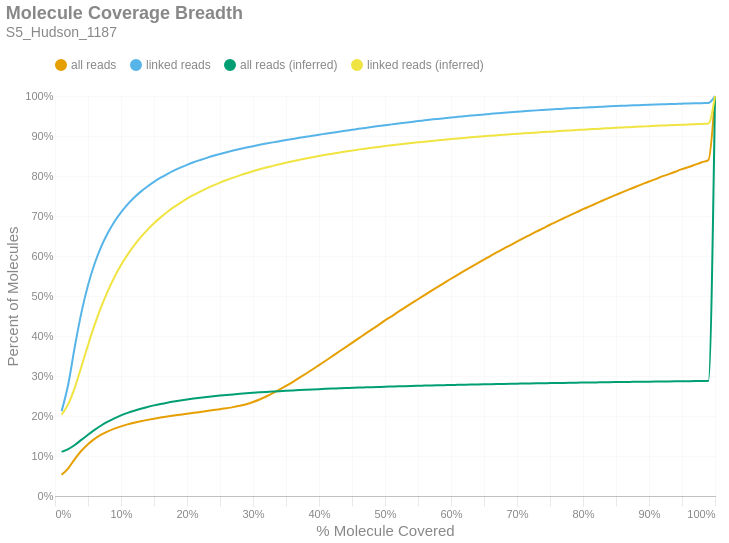

Notebook cell for this chart:
### Markdown cell above
### Molecule Read Coverage
This chart shows molecule coverage breadth as computed by the number of bases aligned to that molecule. In other words, "*how much of each unique long molecule is actually sequenced/aligned?*" Keep in mind there is a distinction between sequences and alignments, since some sequences belonging to a particular molecule may not align well and wouldn't appear in the alignment data. This chart also shows molecule coverage breadth as computed by the *inferred fragment* from which the aligned sequences originate. Unlike read coverage, this calculation takes into account the total insert size, including unsequenced gaps between the forward and reverse reads. Like the previous figures, these are cumulative percents.

### Code cell
if SKIPLR:
    print_html(f"Skipped")
else:
    binned_df = consolidated_hist(valids['coverage_bp'], mask, 0.01, True)
    binned_df_inf = consolidated_hist(valids['coverage_inserts'], mask, 0.01, True)
    binned_df = binned_df.with_columns(pl.lit(binned_df_inf['all reads (cumsum)']).alias('all reads (inferred)'))
    binned_df = binned_df.with_columns(pl.lit(binned_df_inf['linked reads (cumsum)']).alias('linked reads (inferred)'))
    binned_df = binned_df.with_columns(
        (pl.col('bin').cast(pl.Float64) + 0.01).alias('right_edge')
    )

    with SafeRender(binned_df):
        (
            density_plot(binned_df, 'Molecule Coverage Breadth', samplename, 'molcov', ['all reads (inferred)','linked reads (inferred)'])
            .encode(
                #x=alt.X('bin:Q', title="% Molecule Covered").axis(format = '%').scale(padding=0),
                x=alt.X('right_edge:Q', title="% Molecule Covered").axis(format='%').scale(padding=0),
                y=alt.Y('value:Q', title='Percent of Molecules')
                    .axis(format='%')
                    .stack(False)
                    .scale(domainMin=0, padding=0),
                color=alt.Color("key:N").scale(domain = ["all reads", "linked reads", "all reads (inferred)", "linked reads (inferred)"]),
                tooltip = [
                    alt.Tooltip("key:N", title = "Data Type"),
                    alt.Tooltip("range_label:N", title="% Molecule Covered"),
                    alt.Tooltip("value:Q", format = ".2%", title="% Molecules")
                ]
            )
        ).display()

### Figure 1 — Vega-Lite specification as saved in the notebook (floating-point values rounded to 4 significant figures)
{"width": "container", "height": 400, "config": {"title": {"anchor": "start", "dy": -15, "fontSize": 18, "color": "#888888", "subtitleColor": "#888888", "subtitleFontSize": 14}, "arc": {"fill": "#0072B2"}, "axis": {"domainColor": "#888888", "domainWidth": 0.5, "gridWidth": 0.2, "grid": false, "titleFontWeight": 400, "titleFontSize": 15, "labelFontSize": 11, "labelColor": "#888888", "tickColor": "#888888", "tickWidth": 0.2, "titleColor": "#888888"}, "axisBand": {"grid": false}, "axisX": {"grid": true, "tickSize": 10, "domainCap": "round"}, "axisY": {"domain": false, "grid": true, "tickSize": 0, "domainCap": "round"}, "background": "transparent", "header": {"labelFontSize": 15, "labelColor": "#888888", "titleFontSize": 15, "titleFontWeight": 600, "titleColor": "#888888"}, "legend": {"labelFont": "sans-serif", "labelFontSize": 12, "labelColor": "#888888", "symbolSize": 100, "symbolType": "circle", "titleFontSize": 12, "titlePadding": 10, "titleColor": "#888888", "title": null, "orient": "top"}, "range": {"category": ["#E69F00", "#56B4E9", "#009E73", "#F0E442", "#0072B2", "#D55E00", "#CC79A7", "#000000"], "diverging": ["#cfe8f3", "#a2d4ec", "#73bfe2", "#46abdb", "#1696d2", "#12719e"]}, "area": {"fill": "#0072B2", "fillOpacity": 0.7, "line": true, "strokeOpacity": 0.7}, "line": {"color": "#0072B2", "stroke": "#0072B2", "strokeWidth": 2}, "trail": {"color": "#0072B2", "stroke": "#0072B2", "strokeWidth": 0, "size": 1}, "point": {"filled": true, "fillOpacity": 1.0, "size": 95}, "text": {"color": "#888888", "fontSize": 11, "align": "right", "fontWeight": 400, "size": 11}, "bar": {"fill": "#0072B2", "stroke": null}, "view": {"stroke": null, "continuousWidth": 660, "continuousHeight": 400}}, "data": {"name": "data-d2f3564a2c80864af5925c66eac55967"}, "mark": {"type": "line", "interpolate": "monotone", "point": {"opacity": 0, "size": 275}}, "encoding": {"color": {"field": "key", "scale": {"domain": ["all reads", "linked reads", "all reads (inferred)", "linked reads (inferred)"]}, "type": "nominal"}, "tooltip": [{"field": "key", "title": "Data Type", "type": "nominal"}, {"field": "range_label", "title": "% Molecule Covered", "type": "nominal"}, {"field": "value", "format": ".2%", "title": "% Molecules", "type": "quantitative"}], "x": {"axis": {"format": "%"}, "field": "right_edge", "scale": {"padding": 0}, "title": "% Molecule Covered", "type": "quantitative"}, "y": {"axis": {"format": "%"}, "field": "value", "scale": {"domainMin": 0, "padding": 0}, "stack": false, "title": "Percent of Molecules", "type": "quantitative"}}, "params": [{"name": "param_c36ac31b6afebe62", "select": {"type": "point", "fields": ["key"]}, "bind": "legend"}], "title": {"text": "Molecule Coverage Breadth", "subtitle": "S5_Hudson_1187"}, "transform": [{"fold": ["all reads (cumsum)", "linked reads (cumsum)", "all reads (inferred)", "linked reads (inferred)"]}, {"calculate": "replace(datum.key, ' (cumsum)', '')", "as": "key"}, {"filter": {"param": "param_c36ac31b6afebe62"}}], "usermeta": {"embedOptions": {"downloadFileName": "S5_Hudson_1187.molcov"}}, "$schema": "https://vega.github.io/schema/vega-lite/v6.1.0.json", "datasets": {"data-d2f3564a2c80864af5925c66eac55967": [{"bin": "0.0", "interval": "0.0-0.01", "all reads": 0.05286, "linked reads": 0.2122, "all reads (cumsum)": 0.05286, "linked reads (cumsum)": 0.2122, "range_label": "0.0-0.01", "all reads (inferred)": 0.1104, "linked reads (inferred)": 0.203, "right_edge": 0.01}, {"bin": "0.01", "interval": "0.01-0.02", "all reads": 0.01647, "linked reads": 0.06651, "all reads (cumsum)": 0.06933, "linked reads (cumsum)": 0.2787, "range_label": "0.01-0.02", "all reads (inferred)": 0.1172, "linked reads (inferred)": 0.2297, "right_edge": 0.02}, {"bin": "0.02", "interval": "0.02-0.03", "all reads": 0.02297, "linked reads": 0.09432, "all reads (cumsum)": 0.0923, "linked reads (cumsum)": 0.373, "range_label": "0.02-0.03", "all reads (inferred)": 0.1275, "linked reads (inferred)": 0.2711, "right_edge": 0.03}, {"bin": "0.03", "interval": "0.03-0.04", "all reads": 0.02075, "linked reads": 0.08535, "all reads (cumsum)": 0.113, "linked reads (cumsum)": 0.4584, "range_label": "0.03-0.04", "all reads (inferred)": 0.1402, "linked reads (inferred)": 0.3233, "right_edge": 0.04}, {"bin": "0.04", "interval": "0.04-0.05", "all reads": 0.01659, "linked reads": 0.06833, "all reads (cumsum)": 0.1296, "linked reads (cumsum)": 0.5267, "range_label": "0.04-0.05", "all reads (inferred)": 0.1533, "linked reads (inferred)": 0.3771, "right_edge": 0.05}, {"bin": "0.05", "interval": "0.05-0.06", "all reads": 0.01311, "linked reads": 0.05385, "all reads (cumsum)": 0.1427, "linked reads (cumsum)": 0.5806, "range_label": "0.05-0.06", "all reads (inferred)": 0.1655, "linked reads (inferred)": 0.4277, "right_edge": 0.06}, {"bin": "0.06", "interval": "0.06-0.07", "all reads": 0.01041, "linked reads": 0.04271, "all reads (cumsum)": 0.1532, "linked reads (cumsum)": 0.6233, "range_label": "0.06-0.07", "all reads (inferred)": 0.1763, "linked reads (inferred)": 0.4727, "right_edge": 0.07}, {"bin": "0.07", "interval": "0.07-0.08", "all reads": 0.008328, "linked reads": 0.0342, "all reads (cumsum)": 0.1615, "linked reads (cumsum)": 0.6575, "range_label": "0.07-0.08", "all reads (inferred)": 0.1858, "linked reads (inferred)": 0.5124, "right_edge": 0.08}, {"bin": "0.08", "interval": "0.08-0.09", "all reads": 0.006923, "linked reads": 0.02828, "all reads (cumsum)": 0.1684, "linked reads (cumsum)": 0.6857, "range_label": "0.08-0.09", "all reads (inferred)": 0.1942, "linked reads (inferred)": 0.547, "right_edge": 0.09}, {"bin": "0.09", "interval": "0.09-0.1", "all reads": 0.005755, "linked reads": 0.02337, "all reads (cumsum)": 0.1742, "linked reads (cumsum)": 0.7091, "range_label": "0.09-0.1", "all reads (inferred)": 0.2014, "linked reads (inferred)": 0.5772, "right_edge": 0.1}, {"bin": "0.1", "interval": "0.1-0.11", "all reads": 0.004938, "linked reads": 0.01995, "all reads (cumsum)": 0.1791, "linked reads (cumsum)": 0.7291, "range_label": "0.1-0.11", "all reads (inferred)": 0.2077, "linked reads (inferred)": 0.6034, "right_edge": 0.11}, {"bin": "0.11", "interval": "0.11-0.12", "all reads": 0.004256, "linked reads": 0.01709, "all reads (cumsum)": 0.1834, "linked reads (cumsum)": 0.7462, "range_label": "0.11-0.12", "all reads (inferred)": 0.2133, "linked reads (inferred)": 0.6266, "right_edge": 0.12}, {"bin": "0.12", "interval": "0.12-0.13", "all reads": 0.003711, "linked reads": 0.01477, "all reads (cumsum)": 0.1871, "linked reads (cumsum)": 0.7609, "range_label": "0.12-0.13", "all reads (inferred)": 0.2182, "linked reads (inferred)": 0.647, "right_edge": 0.13}, {"bin": "0.13", "interval": "0.13-0.14", "all reads": 0.003285, "linked reads": 0.01297, "all reads (cumsum)": 0.1903, "linked reads (cumsum)": 0.7739, "range_label": "0.13-0.14", "all reads (inferred)": 0.2226, "linked reads (inferred)": 0.6653, "right_edge": 0.14}, {"bin": "0.14", "interval": "0.14-0.15", "all reads": 0.002971, "linked reads": 0.01157, "all reads (cumsum)": 0.1933, "linked reads (cumsum)": 0.7855, "range_label": "0.14-0.15", "all reads (inferred)": 0.2266, "linked reads (inferred)": 0.6818, "right_edge": 0.15}, {"bin": "0.15", "interval": "0.15-0.16", "all reads": 0.002709, "linked reads": 0.01029, "all reads (cumsum)": 0.196, "linked reads (cumsum)": 0.7958, "range_label": "0.15-0.16", "all reads (inferred)": 0.2301, "linked reads (inferred)": 0.6966, "right_edge": 0.16}, {"bin": "0.16", "interval": "0.16-0.17", "all reads": 0.002523, "linked reads": 0.0092, "all reads (cumsum)": 0.1985, "linked reads (cumsum)": 0.805, "range_label": "0.16-0.17", "all reads (inferred)": 0.2333, "linked reads (inferred)": 0.71, "right_edge": 0.17}, {"bin": "0.17", "interval": "0.17-0.18", "all reads": 0.002428, "linked reads": 0.008389, "all reads (cumsum)": 0.201, "linked reads (cumsum)": 0.8133, "range_label": "0.17-0.18", "all reads (inferred)": 0.2362, "linked reads (inferred)": 0.722, "right_edge": 0.18}, {"bin": "0.18", "interval": "0.18-0.19", "all reads": 0.002329, "linked reads": 0.007539, "all reads (cumsum)": 0.2033, "linked reads (cumsum)": 0.8209, "range_label": "0.18-0.19", "all reads (inferred)": 0.2389, "linked reads (inferred)": 0.733, "right_edge": 0.19}, {"bin": "0.19", "interval": "0.19-0.2", "all reads": 0.002295, "linked reads": 0.006899, "all reads (cumsum)": 0.2056, "linked reads (cumsum)": 0.8278, "range_label": "0.19-0.2", "all reads (inferred)": 0.2413, "linked reads (inferred)": 0.7432, "right_edge": 0.2}, {"bin": "0.2", "interval": "0.2-0.21", "all reads": 0.002292, "linked reads": 0.00645, "all reads (cumsum)": 0.2079, "linked reads (cumsum)": 0.8342, "range_label": "0.2-0.21", "all reads (inferred)": 0.2436, "linked reads (inferred)": 0.7526, "right_edge": 0.21}, {"bin": "0.21", "interval": "0.21-0.22", "all reads": 0.00222, "linked reads": 0.005691, "all reads (cumsum)": 0.2101, "linked reads (cumsum)": 0.8399, "range_label": "0.21-0.22", "all reads (inferred)": 0.2456, "linked reads (inferred)": 0.7611, "right_edge": 0.22}, {"bin": "0.22", "interval": "0.22-0.23", "all reads": 0.002289, "linked reads": 0.005438, "all reads (cumsum)": 0.2124, "linked reads (cumsum)": 0.8454, "range_label": "0.22-0.23", "all reads (inferred)": 0.2476, "linked reads (inferred)": 0.7691, "right_edge": 0.23}, {"bin": "0.23", "interval": "0.23-0.24", "all reads": 0.00231, "linked reads": 0.005061, "all reads (cumsum)": 0.2147, "linked reads (cumsum)": 0.8504, "range_label": "0.23-0.24", "all reads (inferred)": 0.2494, "linked reads (inferred)": 0.7765, "right_edge": 0.24}, {"bin": "0.24", "interval": "0.24-0.25", "all reads": 0.002399, "linked reads": 0.004758, "all reads (cumsum)": 0.2171, "linked reads (cumsum)": 0.8552, "range_label": "0.24-0.25", "all reads (inferred)": 0.251, "linked reads (inferred)": 0.7834, "right_edge": 0.25}, {"bin": "0.25", "interval": "0.25-0.26", "all reads": 0.002412, "linked reads": 0.004301, "all reads (cumsum)": 0.2195, "linked reads (cumsum)": 0.8595, "range_label": "0.25-0.26", "all reads (inferred)": 0.2526, "linked reads (inferred)": 0.7899, "right_edge": 0.26}, {"bin": "0.26", "interval": "0.26-0.27", "all reads": 0.002655, "linked reads": 0.004056, "all reads (cumsum)": 0.2222, "linked reads (cumsum)": 0.8635, "range_label": "0.26-0.27", "all reads (inferred)": 0.254, "linked reads (inferred)": 0.7959, "right_edge": 0.27}, {"bin": "0.27", "interval": "0.27-0.28", "all reads": 0.003199, "linked reads": 0.00385, "all reads (cumsum)": 0.2254, "linked reads (cumsum)": 0.8674, "range_label": "0.27-0.28", "all reads (inferred)": 0.2554, "linked reads (inferred)": 0.8015, "right_edge": 0.28}, {"bin": "0.28", "interval": "0.28-0.29", "all reads": 0.004161, "linked reads": 0.003639, "all reads (cumsum)": 0.2295, "linked reads (cumsum)": 0.871, "range_label": "0.28-0.29", "all reads (inferred)": 0.2567, "linked reads (inferred)": 0.8069, "right_edge": 0.29}, {"bin": "0.29", "interval": "0.29-0.3", "all reads": 0.005378, "linked reads": 0.00352, "all reads (cumsum)": 0.2349, "linked reads (cumsum)": 0.8746, "range_label": "0.29-0.3", "all reads (inferred)": 0.2579, "linked reads (inferred)": 0.8119, "right_edge": 0.3}, {"bin": "0.3", "interval": "0.3-0.31", "all reads": 0.006451, "linked reads": 0.003317, "all reads (cumsum)": 0.2414, "linked reads (cumsum)": 0.8779, "range_label": "0.3-0.31", "all reads (inferred)": 0.2591, "linked reads (inferred)": 0.8167, "right_edge": 0.31}, {"bin": "0.31", "interval": "0.31-0.32", "all reads": 0.007392, "linked reads": 0.003192, "all reads (cumsum)": 0.2488, "linked reads (cumsum)": 0.8811, "range_label": "0.31-0.32", "all reads (inferred)": 0.2602, "linked reads (inferred)": 0.8212, "right_edge": 0.32}, {"bin": "0.32", "interval": "0.32-0.33", "all reads": 0.008226, "linked reads": 0.003006, "all reads (cumsum)": 0.257, "linked reads (cumsum)": 0.8841, "range_label": "0.32-0.33", "all reads (inferred)": 0.2612, "linked reads (inferred)": 0.8253, "right_edge": 0.33}, {"bin": "0.33", "interval": "0.33-0.34", "all reads": 0.008713, "linked reads": 0.002884, "all reads (cumsum)": 0.2657, "linked reads (cumsum)": 0.887, "range_label": "0.33-0.34", "all reads (inferred)": 0.2622, "linked reads (inferred)": 0.8294, "right_edge": 0.34}, {"bin": "0.34", "interval": "0.34-0.35", "all reads": 0.009334, "linked reads": 0.002906, "all reads (cumsum)": 0.275, "linked reads (cumsum)": 0.8899, "range_label": "0.34-0.35", "all reads (inferred)": 0.2631, "linked reads (inferred)": 0.8332, "right_edge": 0.35}, {"bin": "0.35", "interval": "0.35-0.36", "all reads": 0.009833, "linked reads": 0.002771, "all reads (cumsum)": 0.2849, "linked reads (cumsum)": 0.8926, "range_label": "0.35-0.36", "all reads (inferred)": 0.264, "linked reads (inferred)": 0.8369, "right_edge": 0.36}, {"bin": "0.36", "interval": "0.36-0.37", "all reads": 0.01022, "linked reads": 0.002743, "all reads (cumsum)": 0.2951, "linked reads (cumsum)": 0.8954, "range_label": "0.36-0.37", "all reads (inferred)": 0.2648, "linked reads (inferred)": 0.8403, "right_edge": 0.37}, {"bin": "0.37", "interval": "0.37-0.38", "all reads": 0.0105, "linked reads": 0.002593, "all reads (cumsum)": 0.3056, "linked reads (cumsum)": 0.898, "range_label": "0.37-0.38", "all reads (inferred)": 0.2656, "linked reads (inferred)": 0.8437, "right_edge": 0.38}, {"bin": "0.38", "interval": "0.38-0.39", "all reads": 0.01069, "linked reads": 0.002639, "all reads (cumsum)": 0.3163, "linked reads (cumsum)": 0.9006, "range_label": "0.38-0.39", "all reads (inferred)": 0.2664, "linked reads (inferred)": 0.8469, "right_edge": 0.39}, {"bin": "0.39", "interval": "0.39-0.4", "all reads": 0.01099, "linked reads": 0.002631, "all reads (cumsum)": 0.3273, "linked reads (cumsum)": 0.9032, "range_label": "0.39-0.4", "all reads (inferred)": 0.2672, "linked reads (inferred)": 0.85, "right_edge": 0.4}, {"bin": "0.4", "interval": "0.4-0.41", "all reads": 0.01086, "linked reads": 0.0025, "all reads (cumsum)": 0.3381, "linked reads (cumsum)": 0.9057, "range_label": "0.4-0.41", "all reads (inferred)": 0.2679, "linked reads (inferred)": 0.8529, "right_edge": 0.41}, {"bin": "0.41", "interval": "0.41-0.42", "all reads": 0.01119, "linked reads": 0.002549, "all reads (cumsum)": 0.3493, "linked reads (cumsum)": 0.9083, "range_label": "0.41-0.42", "all reads (inferred)": 0.2686, "linked reads (inferred)": 0.8557, "right_edge": 0.42}, {"bin": "0.42", "interval": "0.42-0.43", "all reads": 0.01124, "linked reads": 0.00239, "all reads (cumsum)": 0.3605, "linked reads (cumsum)": 0.9107, "range_label": "0.42-0.43", "all reads (inferred)": 0.2692, "linked reads (inferred)": 0.8584, "right_edge": 0.43}, {"bin": "0.43", "interval": "0.43-0.44", "all reads": 0.01111, "linked reads": 0.002471, "all reads (cumsum)": 0.3717, "linked reads (cumsum)": 0.9131, "range_label": "0.43-0.44", "all reads (inferred)": 0.2698, "linked reads (inferred)": 0.861, "right_edge": 0.44}, {"bin": "0.44", "interval": "0.44-0.45", "all reads": 0.01133, "linked reads": 0.00238, "all reads (cumsum)": 0.383, "linked reads (cumsum)": 0.9155, "range_label": "0.44-0.45", "all reads (inferred)": 0.2704, "linked reads (inferred)": 0.8635, "right_edge": 0.45}, {"bin": "0.45", "interval": "0.45-0.46", "all reads": 0.01121, "linked reads": 0.002414, "all reads (cumsum)": 0.3942, "linked reads (cumsum)": 0.9179, "range_label": "0.45-0.46", "all reads (inferred)": 0.271, "linked reads (inferred)": 0.8659, "right_edge": 0.46}, {"bin": "0.46", "interval": "0.46-0.47", "all reads": 0.0111, "linked reads": 0.002313, "all reads (cumsum)": 0.4053, "linked reads (cumsum)": 0.9203, "range_label": "0.46-0.47", "all reads (inferred)": 0.2716, "linked reads (inferred)": 0.8682, "right_edge": 0.47}, {"bin": "0.47", "interval": "0.47-0.48", "all reads": 0.01118, "linked reads": 0.00225, "all reads (cumsum)": 0.4165, "linked reads (cumsum)": 0.9225, "range_label": "0.47-0.48", "all reads (inferred)": 0.2722, "linked reads (inferred)": 0.8705, "right_edge": 0.48}, {"bin": "0.48", "interval": "0.48-0.49", "all reads": 0.01066, "linked reads": 0.002225, "all reads (cumsum)": 0.4271, "linked reads (cumsum)": 0.9247, "range_label": "0.48-0.49", "all reads (inferred)": 0.2727, "linked reads (inferred)": 0.8726, "right_edge": 0.49}, {"bin": "0.49", "interval": "0.49-0.5", "all reads": 0.01189, "linked reads": 0.002271, "all reads (cumsum)": 0.439, "linked reads (cumsum)": 0.927, "range_label": "0.49-0.5", "all reads (inferred)": 0.2732, "linked reads (inferred)": 0.8747, "right_edge": 0.5}, {"bin": "0.5", "interval": "0.5-0.51", "all reads": 0.01002, "linked reads": 0.00207, "all reads (cumsum)": 0.449, "linked reads (cumsum)": 0.9291, "range_label": "0.5-0.51", "all reads (inferred)": 0.2737, "linked reads (inferred)": 0.8767, "right_edge": 0.51}, {"bin": "0.51", "interval": "0.51-0.52", "all reads": 0.0112, "linked reads": 0.002091, "all reads (cumsum)": 0.4602, "linked reads (cumsum)": 0.9312, "range_label": "0.51-0.52", "all reads (inferred)": 0.2742, "linked reads (inferred)": 0.8787, "right_edge": 0.52}, {"bin": "0.52", "interval": "0.52-0.53", "all reads": 0.01058, "linked reads": 0.002057, "all reads (cumsum)": 0.4708, "linked reads (cumsum)": 0.9332, "range_label": "0.52-0.53", "all reads (inferred)": 0.2747, "linked reads (inferred)": 0.8806, "right_edge": 0.53}, {"bin": "0.53", "interval": "0.53-0.54", "all reads": 0.01065, "linked reads": 0.002061, "all reads (cumsum)": 0.4815, "linked reads (cumsum)": 0.9353, "range_label": "0.53-0.54", "all reads (inferred)": 0.2751, "linked reads (inferred)": 0.8825, "right_edge": 0.54}, {"bin": "0.54", "interval": "0.54-0.55", "all reads": 0.01039, "linked reads": 0.001959, "all reads (cumsum)": 0.4919, "linked reads (cumsum)": 0.9372, "range_label": "0.54-0.55", "all reads (inferred)": 0.2755, "linked reads (inferred)": 0.8842, "right_edge": 0.55}, {"bin": "0.55", "interval": "0.55-0.56", "all reads": 0.01055, "linked reads": 0.001866, "all reads (cumsum)": 0.5024, "linked reads (cumsum)": 0.9391, "range_label": "0.55-0.56", "all reads (inferred)": 0.276, "linked reads (inferred)": 0.8859, "right_edge": 0.56}, {"bin": "0.56", "interval": "0.56-0.57", "all reads": 0.01038, "linked reads": 0.00188, "all reads (cumsum)": 0.5128, "linked reads (cumsum)": 0.941, "range_label": "0.56-0.57", "all reads (inferred)": 0.2764, "linked reads (inferred)": 0.8876, "right_edge": 0.57}, {"bin": "0.57", "interval": "0.57-0.58", "all reads": 0.01006, "linked reads": 0.001763, "all reads (cumsum)": 0.5228, "linked reads (cumsum)": 0.9427, "range_label": "0.57-0.58", "all reads (inferred)": 0.2768, "linked reads (inferred)": 0.8892, "right_edge": 0.58}, {"bin": "0.58", "interval": "0.58-0.59", "all reads": 0.01012, "linked reads": 0.001742, "all reads (cumsum)": 0.533, "linked reads (cumsum)": 0.9445, "range_label": "0.58-0.59", "all reads (inferred)": 0.2772, "linked reads (inferred)": 0.8907, "right_edge": 0.59}, {"bin": "0.59", "interval": "0.59-0.6", "all reads": 0.01015, "linked reads": 0.001732, "all reads (cumsum)": 0.5431, "linked reads (cumsum)": 0.9462, "range_label": "0.59-0.6", "all reads (inferred)": 0.2775, "linked reads (inferred)": 0.8923, "right_edge": 0.6}, {"bin": "0.6", "interval": "0.6-0.61", "all reads": 0.009584, "linked reads": 0.001622, "all reads (cumsum)": 0.5527, "linked reads (cumsum)": 0.9478, "range_label": "0.6-0.61", "all reads (inferred)": 0.2779, "linked reads (inferred)": 0.8938, "right_edge": 0.61}, {"bin": "0.61", "interval": "0.61-0.62", "all reads": 0.009885, "linked reads": 0.001577, "all reads (cumsum)": 0.5626, "linked reads (cumsum)": 0.9494, "range_label": "0.61-0.62", "all reads (inferred)": 0.2783, "linked reads (inferred)": 0.8952, "right_edge": 0.62}, {"bin": "0.62", "interval": "0.62-0.63", "all reads": 0.009557, "linked reads": 0.001575, "all reads (cumsum)": 0.5721, "linked reads (cumsum)": 0.951, "range_label": "0.62-0.63", "all reads (inferred)": 0.2786, "linked reads (inferred)": 0.8966, "right_edge": 0.63}, {"bin": "0.63", "interval": "0.63-0.64", "all reads": 0.009551, "linked reads": 0.001477, "all reads (cumsum)": 0.5817, "linked reads (cumsum)": 0.9525, "range_label": "0.63-0.64", "all reads (inferred)": 0.279, "linked reads (inferred)": 0.898, "right_edge": 0.64}, {"bin": "0.64", "interval": "0.64-0.65", "all reads": 0.009271, "linked reads": 0.001461, "all reads (cumsum)": 0.591, "linked reads (cumsum)": 0.9539, "range_label": "0.64-0.65", "all reads (inferred)": 0.2793, "linked reads (inferred)": 0.8993, "right_edge": 0.65}, {"bin": "0.65", "interval": "0.65-0.66", "all reads": 0.009527, "linked reads": 0.001391, "all reads (cumsum)": 0.6005, "linked reads (cumsum)": 0.9553, "range_label": "0.65-0.66", "all reads (inferred)": 0.2796, "linked reads (inferred)": 0.9006, "right_edge": 0.66}, {"bin": "0.66", "interval": "0.66-0.67", "all reads": 0.008922, "linked reads": 0.001363, "all reads (cumsum)": 0.6094, "linked reads (cumsum)": 0.9567, "range_label": "0.66-0.67", "all reads (inferred)": 0.28, "linked reads (inferred)": 0.9019, "right_edge": 0.67}, {"bin": "0.67", "interval": "0.67-0.68", "all reads": 0.009095, "linked reads": 0.001348, "all reads (cumsum)": 0.6185, "linked reads (cumsum)": 0.958, "range_label": "0.67-0.68", "all reads (inferred)": 0.2803, "linked reads (inferred)": 0.9031, "right_edge": 0.68}, {"bin": "0.68", "interval": "0.68-0.69", "all reads": 0.008692, "linked reads": 0.00131, "all reads (cumsum)": 0.6272, "linked reads (cumsum)": 0.9593, "range_label": "0.68-0.69", "all reads (inferred)": 0.2806, "linked reads (inferred)": 0.9043, "right_edge": 0.69}, {"bin": "0.69", "interval": "0.69-0.7", "all reads": 0.008903, "linked reads": 0.001243, "all reads (cumsum)": 0.6361, "linked reads (cumsum)": 0.9606, "range_label": "0.69-0.7", "all reads (inferred)": 0.2809, "linked reads (inferred)": 0.9055, "right_edge": 0.7}, {"bin": "0.7", "interval": "0.7-0.71", "all reads": 0.008507, "linked reads": 0.001167, "all reads (cumsum)": 0.6446, "linked reads (cumsum)": 0.9618, "range_label": "0.7-0.71", "all reads (inferred)": 0.2812, "linked reads (inferred)": 0.9066, "right_edge": 0.71}, {"bin": "0.71", "interval": "0.71-0.72", "all reads": 0.008407, "linked reads": 0.001174, "all reads (cumsum)": 0.653, "linked reads (cumsum)": 0.9629, "range_label": "0.71-0.72", "all reads (inferred)": 0.2815, "linked reads (inferred)": 0.9077, "right_edge": 0.72}, {"bin": "0.72", "interval": "0.72-0.73", "all reads": 0.008504, "linked reads": 0.001133, "all reads (cumsum)": 0.6615, "linked reads (cumsum)": 0.9641, "range_label": "0.72-0.73", "all reads (inferred)": 0.2817, "linked reads (inferred)": 0.9088, "right_edge": 0.73}, {"bin": "0.73", "interval": "0.73-0.74", "all reads": 0.008148, "linked reads": 0.001078, "all reads (cumsum)": 0.6697, "linked reads (cumsum)": 0.9651, "range_label": "0.73-0.74", "all reads (inferred)": 0.282, "linked reads (inferred)": 0.9099, "right_edge": 0.74}, {"bin": "0.74", "interval": "0.74-0.75", "all reads": 0.008507, "linked reads": 0.001084, "all reads (cumsum)": 0.6782, "linked reads (cumsum)": 0.9662, "range_label": "0.74-0.75", "all reads (inferred)": 0.2823, "linked reads (inferred)": 0.9109, "right_edge": 0.75}, {"bin": "0.75", "interval": "0.75-0.76", "all reads": 0.007742, "linked reads": 0.0009776, "all reads (cumsum)": 0.6859, "linked reads (cumsum)": 0.9672, "range_label": "0.75-0.76", "all reads (inferred)": 0.2825, "linked reads (inferred)": 0.9119, "right_edge": 0.76}, {"bin": "0.76", "interval": "0.76-0.77", "all reads": 0.00788, "linked reads": 0.0009816, "all reads (cumsum)": 0.6938, "linked reads (cumsum)": 0.9682, "range_label": "0.76-0.77", "all reads (inferred)": 0.2828, "linked reads (inferred)": 0.913, "right_edge": 0.77}, {"bin": "0.77", "interval": "0.77-0.78", "all reads": 0.007799, "linked reads": 0.0009746, "all reads (cumsum)": 0.7016, "linked reads (cumsum)": 0.9692, "range_label": "0.77-0.78", "all reads (inferred)": 0.2831, "linked reads (inferred)": 0.914, "right_edge": 0.78}, {"bin": "0.78", "interval": "0.78-0.79", "all reads": 0.00755, "linked reads": 0.0009096, "all reads (cumsum)": 0.7091, "linked reads (cumsum)": 0.9701, "range_label": "0.78-0.79", "all reads (inferred)": 0.2833, "linked reads (inferred)": 0.9149, "right_edge": 0.79}, {"bin": "0.79", "interval": "0.79-0.8", "all reads": 0.007863, "linked reads": 0.0008726, "all reads (cumsum)": 0.717, "linked reads (cumsum)": 0.9709, "range_label": "0.79-0.8", "all reads (inferred)": 0.2836, "linked reads (inferred)": 0.9159, "right_edge": 0.8}, {"bin": "0.8", "interval": "0.8-0.81", "all reads": 0.007092, "linked reads": 0.0007912, "all reads (cumsum)": 0.7241, "linked reads (cumsum)": 0.9717, "range_label": "0.8-0.81", "all reads (inferred)": 0.2838, "linked reads (inferred)": 0.9168, "right_edge": 0.81}, {"bin": "0.81", "interval": "0.81-0.82", "all reads": 0.007264, "linked reads": 0.0008371, "all reads (cumsum)": 0.7314, "linked reads (cumsum)": 0.9726, "range_label": "0.81-0.82", "all reads (inferred)": 0.2841, "linked reads (inferred)": 0.9177, "right_edge": 0.82}, {"bin": "0.82", "interval": "0.82-0.83", "all reads": 0.007318, "linked reads": 0.0008001, "all reads (cumsum)": 0.7387, "linked reads (cumsum)": 0.9734, "range_label": "0.82-0.83", "all reads (inferred)": 0.2843, "linked reads (inferred)": 0.9186, "right_edge": 0.83}, {"bin": "0.83", "interval": "0.83-0.84", "all reads": 0.00719, "linked reads": 0.0007702, "all reads (cumsum)": 0.7459, "linked reads (cumsum)": 0.9741, "range_label": "0.83-0.84", "all reads (inferred)": 0.2845, "linked reads (inferred)": 0.9195, "right_edge": 0.84}, {"bin": "0.84", "interval": "0.84-0.85", "all reads": 0.00686, "linked reads": 0.0007282, "all reads (cumsum)": 0.7527, "linked reads (cumsum)": 0.9749, "range_label": "0.84-0.85", "all reads (inferred)": 0.2848, "linked reads (inferred)": 0.9205, "right_edge": 0.85}, {"bin": "0.85", "interval": "0.85-0.86", "all reads": 0.006903, "linked reads": 0.0006967, "all reads (cumsum)": 0.7596, "linked reads (cumsum)": 0.9756, "range_label": "0.85-0.86", "all reads (inferred)": 0.285, "linked reads (inferred)": 0.9213, "right_edge": 0.86}, {"bin": "0.86", "interval": "0.86-0.87", "all reads": 0.006749, "linked reads": 0.0007007, "all reads (cumsum)": 0.7664, "linked reads (cumsum)": 0.9763, "range_label": "0.86-0.87", "all reads (inferred)": 0.2852, "linked reads (inferred)": 0.9222, "right_edge": 0.87}, {"bin": "0.87", "interval": "0.87-0.88", "all reads": 0.006764, "linked reads": 0.0006372, "all reads (cumsum)": 0.7731, "linked reads (cumsum)": 0.9769, "range_label": "0.87-0.88", "all reads (inferred)": 0.2855, "linked reads (inferred)": 0.923, "right_edge": 0.88}, {"bin": "0.88", "interval": "0.88-0.89", "all reads": 0.006516, "linked reads": 0.0006432, "all reads (cumsum)": 0.7797, "linked reads (cumsum)": 0.9775, "range_label": "0.88-0.89", "all reads (inferred)": 0.2857, "linked reads (inferred)": 0.9238, "right_edge": 0.89}, {"bin": "0.89", "interval": "0.89-0.9", "all reads": 0.006579, "linked reads": 0.0006027, "all reads (cumsum)": 0.7862, "linked reads (cumsum)": 0.9781, "range_label": "0.89-0.9", "all reads (inferred)": 0.2859, "linked reads (inferred)": 0.9246, "right_edge": 0.9}, {"bin": "0.9", "interval": "0.9-0.91", "all reads": 0.006013, "linked reads": 0.0005707, "all reads (cumsum)": 0.7923, "linked reads (cumsum)": 0.9787, "range_label": "0.9-0.91", "all reads (inferred)": 0.2861, "linked reads (inferred)": 0.9254, "right_edge": 0.91}, {"bin": "0.91", "interval": "0.91-0.92", "all reads": 0.006741, "linked reads": 0.0005553, "all reads (cumsum)": 0.799, "linked reads (cumsum)": 0.9793, "range_label": "0.91-0.92", "all reads (inferred)": 0.2863, "linked reads (inferred)": 0.9261, "right_edge": 0.92}, {"bin": "0.92", "interval": "0.92-0.93", "all reads": 0.005669, "linked reads": 0.0005188, "all reads (cumsum)": 0.8047, "linked reads (cumsum)": 0.9798, "range_label": "0.92-0.93", "all reads (inferred)": 0.2865, "linked reads (inferred)": 0.9268, "right_edge": 0.93}, {"bin": "0.93", "interval": "0.93-0.94", "all reads": 0.006092, "linked reads": 0.0005143, "all reads (cumsum)": 0.8108, "linked reads (cumsum)": 0.9803, "range_label": "0.93-0.94", "all reads (inferred)": 0.2867, "linked reads (inferred)": 0.9275, "right_edge": 0.94}, {"bin": "0.94", "interval": "0.94-0.95", "all reads": 0.006448, "linked reads": 0.0004908, "all reads (cumsum)": 0.8172, "linked reads (cumsum)": 0.9808, "range_label": "0.94-0.95", "all reads (inferred)": 0.2869, "linked reads (inferred)": 0.9282, "right_edge": 0.95}, {"bin": "0.95", "interval": "0.95-0.96", "all reads": 0.005209, "linked reads": 0.0004918, "all reads (cumsum)": 0.8224, "linked reads (cumsum)": 0.9813, "range_label": "0.95-0.96", "all reads (inferred)": 0.2871, "linked reads (inferred)": 0.9289, "right_edge": 0.96}, {"bin": "0.96", "interval": "0.96-0.97", "all reads": 0.005977, "linked reads": 0.0004248, "all reads (cumsum)": 0.8284, "linked reads (cumsum)": 0.9817, "range_label": "0.96-0.97", "all reads (inferred)": 0.2873, "linked reads (inferred)": 0.9296, "right_edge": 0.97}, {"bin": "0.97", "interval": "0.97-0.98", "all reads": 0.005985, "linked reads": 0.0004163, "all reads (cumsum)": 0.8344, "linked reads (cumsum)": 0.9821, "range_label": "0.97-0.98", "all reads (inferred)": 0.2875, "linked reads (inferred)": 0.9303, "right_edge": 0.98}, {"bin": "0.98", "interval": "0.98-0.99", "all reads": 0.005452, "linked reads": 0.0004323, "all reads (cumsum)": 0.8398, "linked reads (cumsum)": 0.9826, "range_label": "0.98-0.99", "all reads (inferred)": 0.2878, "linked reads (inferred)": 0.9311, "right_edge": 0.99}, {"bin": "0.99", "interval": "0.99-1.0", "all reads": 0.1602, "linked reads": 0.01744, "all reads (cumsum)": 1.0, "linked reads (cumsum)": 1.0, "range_label": "0.99-1.0", "all reads (inferred)": 1.0, "linked reads (inferred)": 1.0, "right_edge": 1.0}]}}
